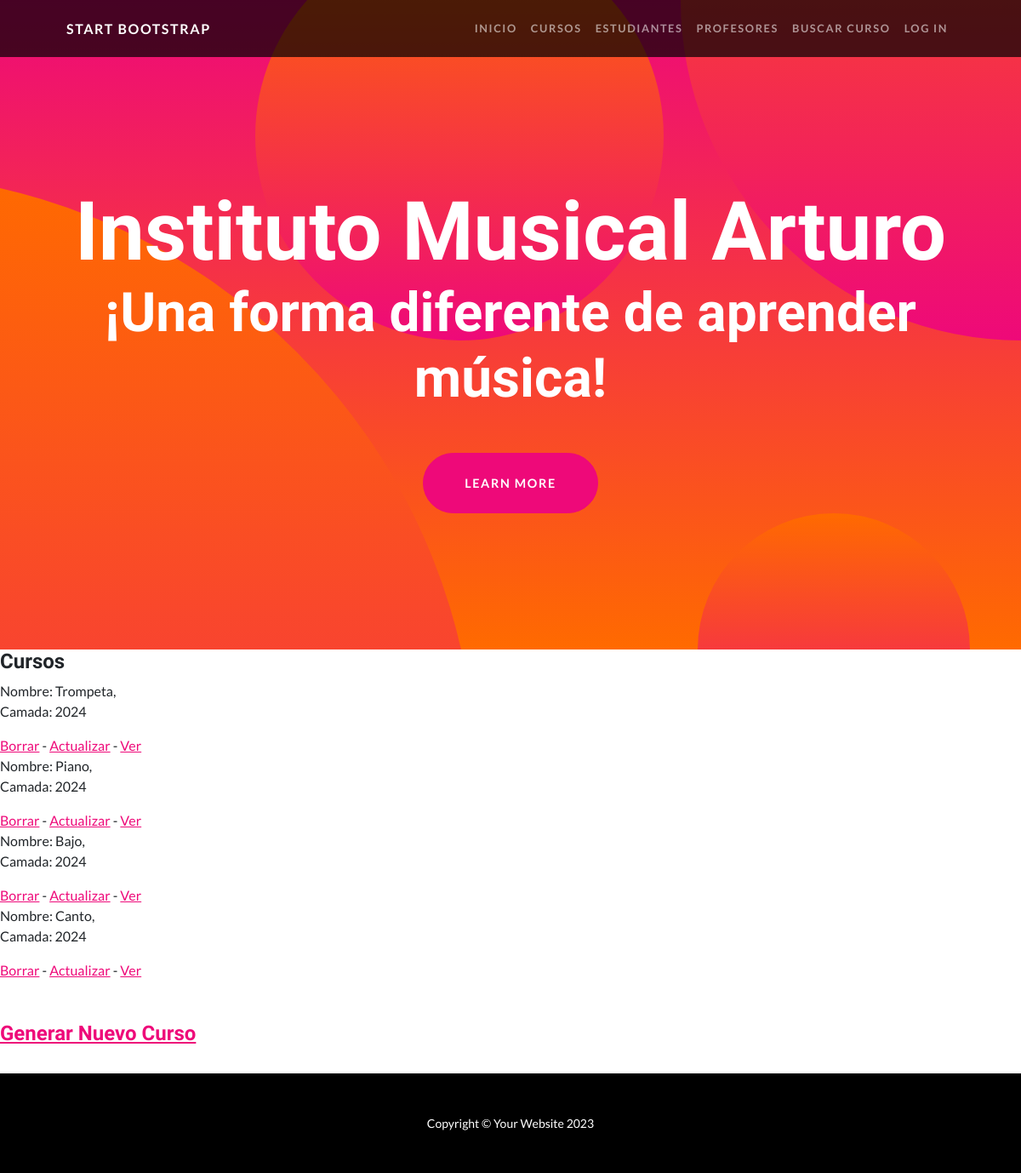
Screenshot of /cursos/listar with the database file from the repository.
### app_music/models.py (models this page shows)
class Curso(models.Model):
    nombre = models.CharField(max_length=40)
    camada = models.IntegerField()

### app_music/views.py (the view)
# urls.py: path('cursos/listar', views.CursoListView.as_view(), name ="ListarCursos"),
class CursoListView(ListView):
    model = Curso
    context_object_name = "cursos"
    template_name = "app_music/lista_cursos.html"

### app_music/templates/app_music/lista_cursos.html (shortened to what this page needs)
{% extends 'app_music/base.html' %}
{% load static %}
{% block main %}
<h4>Cursos</h4>
    {% for curso in cursos %}
        <p>Nombre: {{curso.nombre}}, <br> Camada: {{curso.camada}}</p>
        <a href="{% url 'CursoBorrar' curso.pk %}">Borrar</a>
        -
        <a href="{% url 'ActualizarCurso' curso.pk %}">Actualizar</a>
        -
        <a href='{% url "CursoDetalle" curso.pk %}'>Ver</a>
    {% endfor %}
    <br><br><br>
    <h4><a href="{% url 'NuevoCurso' %}">Generar Nuevo Curso</a></h4><br>
    {% endblock main %}

### rows the page displays
Curso: nombre "Trompeta", camada "2024"
Curso: nombre "Piano", camada "2024"
Curso: nombre "Bajo", camada "2024"
Curso: nombre "Canto", camada "2024"
